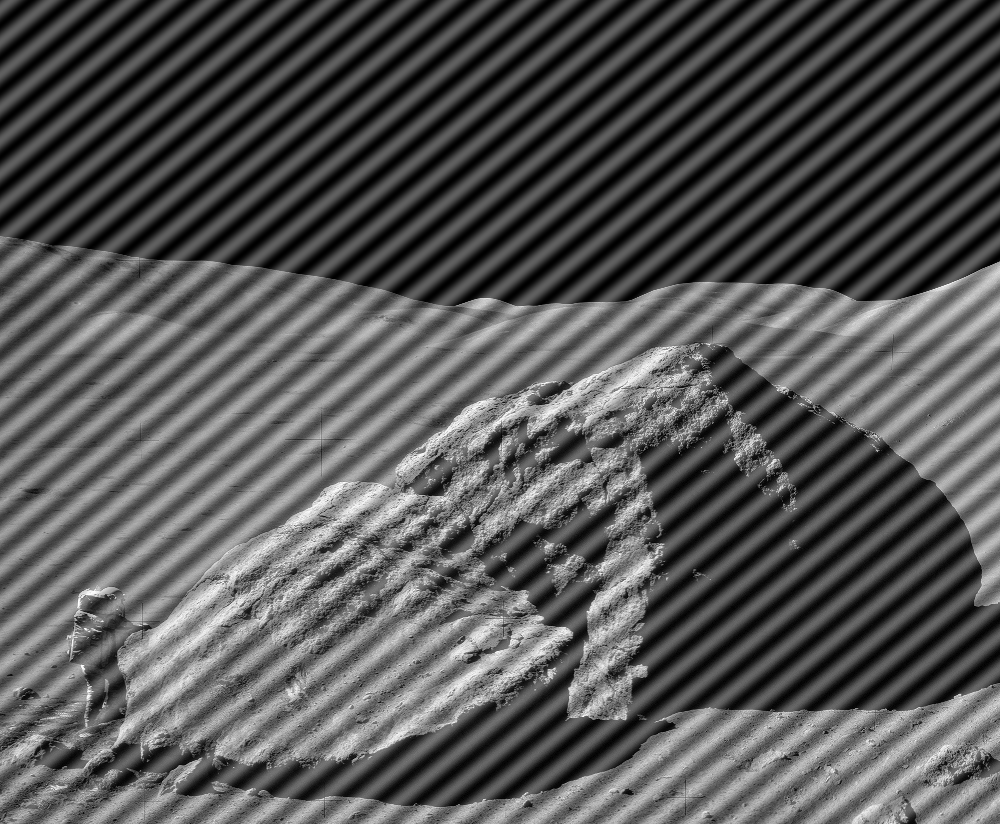
#> input picture DIP HW4_2/astronaut-interference.tif, 1000 x 824 px
$ python hw11.py
#> lines starting #> are read from the running program, lines starting #| are printed output that depends on the picture
import cv2
import matplotlib.pyplot as plt
import numpy as np

# Read the image
image = cv2.imread('astronaut-interference.tif', cv2.IMREAD_GRAYSCALE)
#> image is the input picture: shape (824, 1000); min 0, max 255, mean 86.7
print(image.shape)
#| (824, 1000)

# Perform FFT to transform the image into the frequency domain
f_transform = np.fft.fft2(image)
f_transform_shifted = np.fft.fftshift(f_transform)
magnitude_spectrum = np.log(np.abs(f_transform_shifted) + 1)
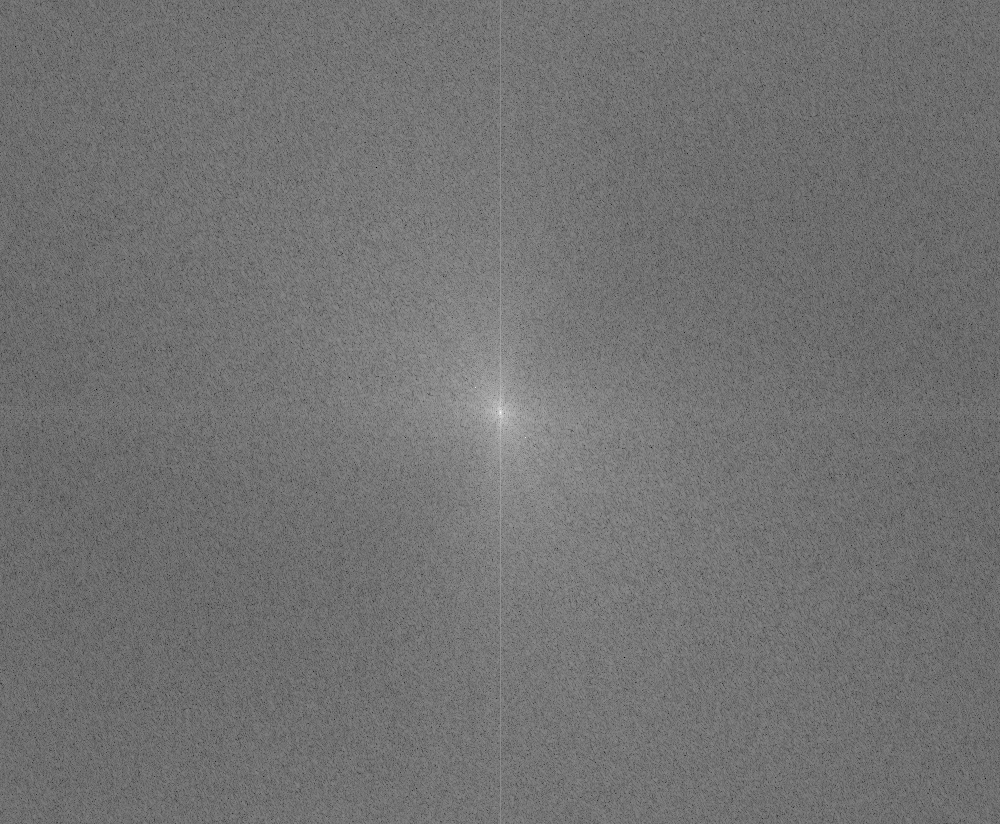
#> magnitude_spectrum: shape (824, 1000) float64; min 1.49, max 18.08, mean 8.94; drawn with min black and max white

# Create a 2D notch filter to remove specific frequencies
rows, cols = image.shape
#> rows = 824; cols = 1000
crow, ccol = rows // 2, cols // 2
#> crow = 412; ccol = 500
D0 = 35  # Cutoff frequency for the bandstop filter
W = 11  # Width of the notch filter

notch_filter = np.ones((rows, cols), np.uint8)

# Create notches around specific frequencies
notch_filter[crow-D0-W:crow-D0+W , ccol-D0-W:ccol-D0+W] = 0
notch_filter[crow+D0-W:crow+D0+W , ccol+D0-W:ccol+D0+W] = 0

# Apply the notch filter in the frequency domain
filtered_f_transform_shifted = f_transform_shifted * notch_filter

# Inverse transform to the spatial domain
filtered_image = np.fft.ifftshift(filtered_f_transform_shifted)
filtered_image = np.fft.ifft2(filtered_image)
filtered_image = np.abs(filtered_image).astype(np.uint8)
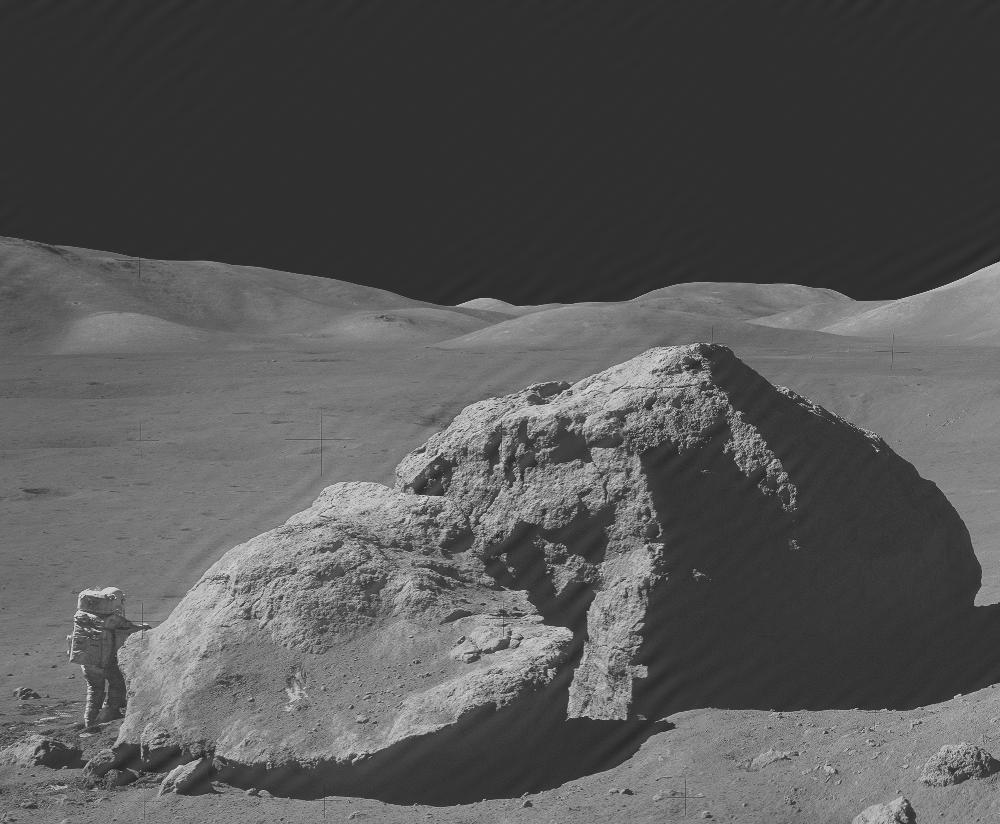
#> filtered_image: shape (824, 1000); min 34, max 221, mean 86.2
# Calculate the magnitude spectrum of the filtered image
filtered_magnitude_spectrum = np.log(np.abs(filtered_f_transform_shifted) + 1)


# Display the original
plt.figure(figsize=(18, 8))
plt.subplot(1, 4, 1)
plt.title("Original Image")
plt.imshow(image, cmap='gray')

# frequency domain
plt.subplot(1, 4, 2)
plt.title("Frequency Domain Image")
plt.imshow(magnitude_spectrum, cmap='gray')

# filter
plt.subplot(1, 4, 3)
plt.title("Notch Filter in Frequency Domain")
plt.imshow(notch_filter, cmap='gray')

# filtered images
plt.subplot(1, 4, 4)
plt.title("Filtered Image (Notch Filter)")
plt.imshow(filtered_image, cmap='gray')

plt.show()
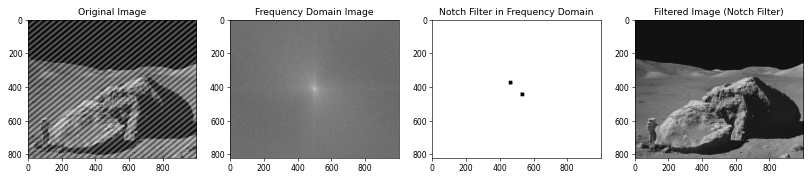
#> figure drawn by matplotlib, 4 panels

$ run again, with DIP HW4_2/car-moire-pattern.tif copied over DIP HW4_2/astronaut-interference.tif
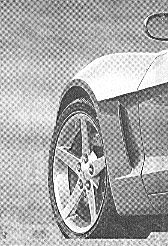
#> input picture DIP HW4_2/car-moire-pattern.tif, 168 x 246 px
#> image is the input picture: shape (246, 168); min 0, max 255, mean 169.7
#| (246, 168)
#> `filtered_magnitude_spectrum = np.log(np.abs(filtered_f_transform_shift..`:
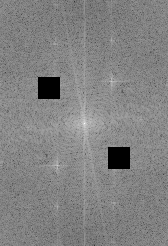
#> filtered_magnitude_spectrum: shape (246, 168) float64; min 0, max 15.76, mean 8.07; drawn with min black and max white
#> `plt.show()`:
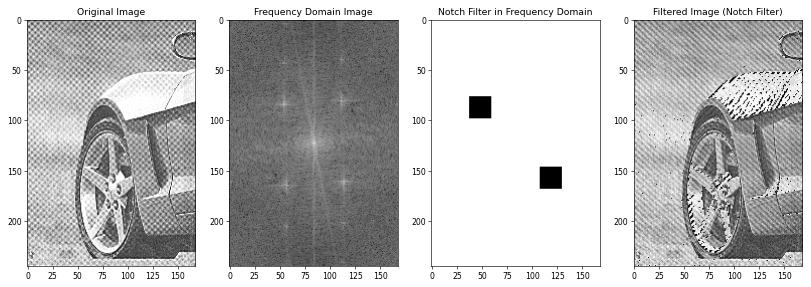
#> figure drawn by matplotlib, 4 panels
